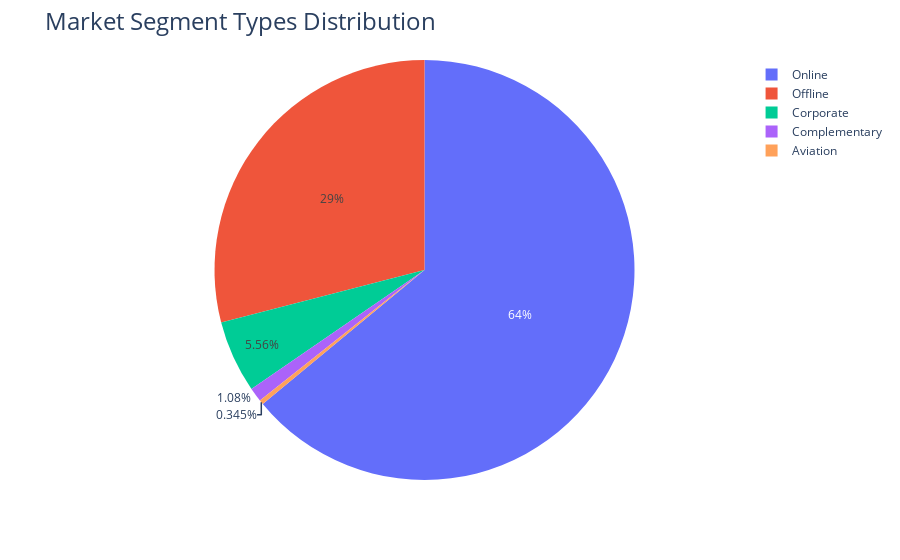

Source (notebook cell):
### Code cell
vals = hotel.market_segment_type.value_counts()
names = vals.index
fig = px.pie(values=vals, names=names)
fig.update_layout(
    title={
        'text': "Market Segment Types Distribution",
        'font': {'size': 24}
    }
)
fig.show()

### Figure 1 — Plotly figure (JSON) as saved in the notebook; plotly's stock layout.template omitted (floating-point values rounded to 4 significant figures)
{"data": [{"domain": {"x": [0, 1], "y": [0, 1]}, "hovertemplate": "label=%{label}<br>value=%{value}<extra></extra>", "labels": ["Online", "Offline", "Corporate", "Complementary", "Aviation"], "legendgroup": "", "name": "", "showlegend": true, "type": "pie", "values": [23214, 10528, 2017, 391, 125]}], "layout": {"legend": {"tracegroupgap": 0}, "margin": {"t": 60}, "title": {"font": {"size": 24}, "text": "Market Segment Types Distribution"}}}
